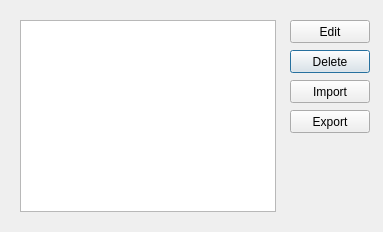
<?xml version="1.0" encoding="UTF-8"?>
<ui version="4.0">
 <class>Dialog</class>
 <widget class="QDialog" name="Dialog">
  <property name="geometry">
   <rect>
    <x>0</x>
    <y>0</y>
    <width>383</width>
    <height>232</height>
   </rect>
  </property>
  <property name="windowTitle">
   <string>Manage Devices</string>
  </property>
  <widget class="QPushButton" name="deleteButton">
   <property name="geometry">
    <rect>
     <x>290</x>
     <y>50</y>
     <width>80</width>
     <height>23</height>
    </rect>
   </property>
   <property name="text">
    <string>Delete</string>
   </property>
  </widget>
  <widget class="QListWidget" name="list">
   <property name="geometry">
    <rect>
     <x>20</x>
     <y>20</y>
     <width>256</width>
     <height>192</height>
    </rect>
   </property>
  </widget>
  <widget class="QPushButton" name="exportButton">
   <property name="geometry">
    <rect>
     <x>290</x>
     <y>110</y>
     <width>80</width>
     <height>23</height>
    </rect>
   </property>
   <property name="text">
    <string>Export</string>
   </property>
  </widget>
  <widget class="QPushButton" name="importButton">
   <property name="geometry">
    <rect>
     <x>290</x>
     <y>80</y>
     <width>80</width>
     <height>23</height>
    </rect>
   </property>
   <property name="text">
    <string>Import</string>
   </property>
  </widget>
  <widget class="QPushButton" name="editButton">
   <property name="geometry">
    <rect>
     <x>290</x>
     <y>20</y>
     <width>80</width>
     <height>23</height>
    </rect>
   </property>
   <property name="text">
    <string>Edit</string>
   </property>
  </widget>
 </widget>
 <resources/>
 <connections/>
</ui>
